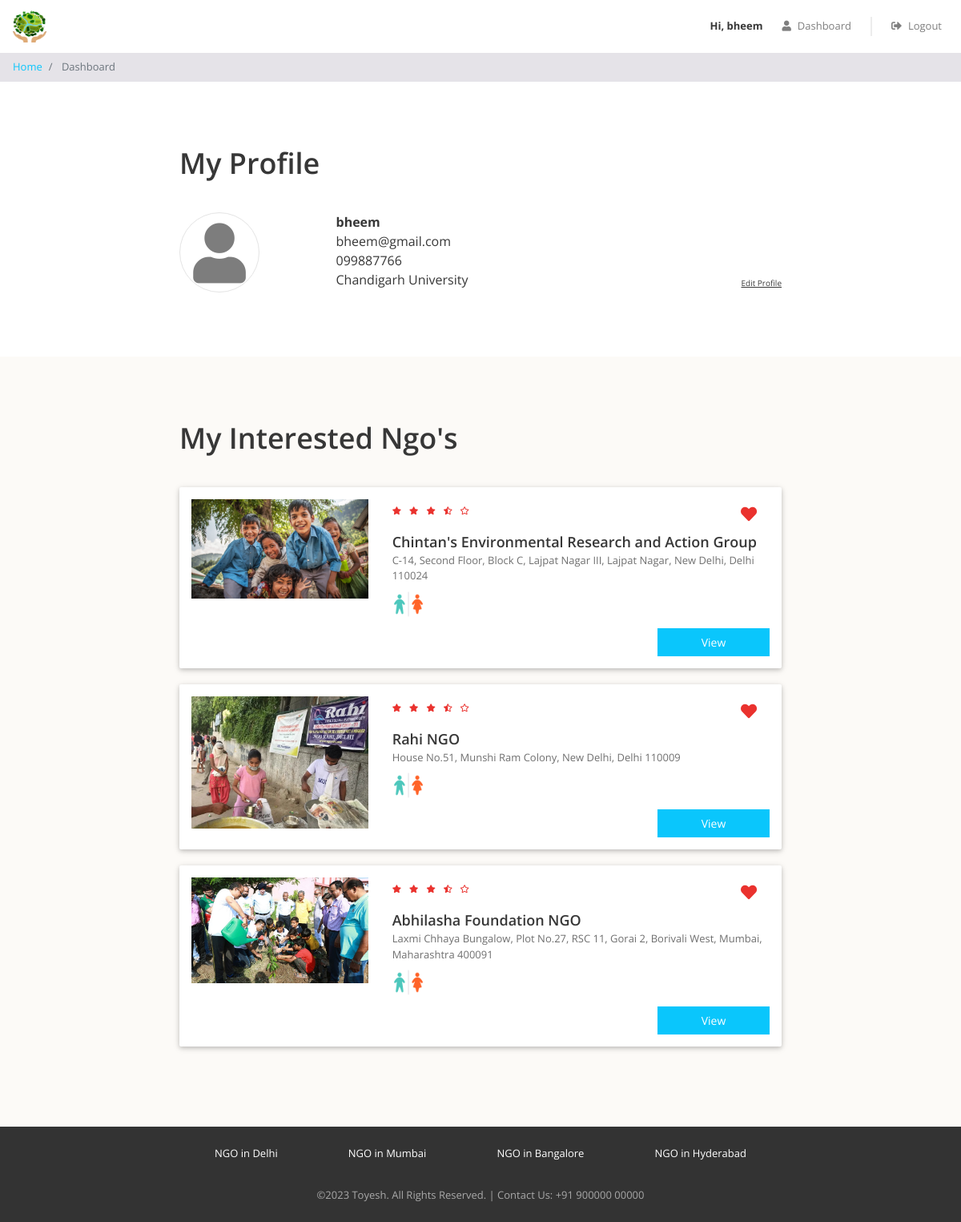
Page /dashboard.php (signed in) on the committed database.
### tables this page shows
CREATE TABLE users (
  id INT NOT NULL AUTO_INCREMENT,
  email VARCHAR(100) NOT NULL,
  password VARCHAR(100) NOT NULL,
  full_name VARCHAR(100) NOT NULL,
  phone VARCHAR(20) NOT NULL,
  gender ENUM('male', 'female') NOT NULL,
  residence VARCHAR(100) NOT NULL,
  PRIMARY KEY(id)
);

CREATE TABLE interested_users_properties (
  id INT NOT NULL AUTO_INCREMENT,
  user_id INT NOT NULL,
  property_id INT NOT NULL,
  PRIMARY KEY(id),
  FOREIGN KEY(user_id) REFERENCES users(id),
  FOREIGN KEY(property_id) REFERENCES properties(id)
);

CREATE TABLE properties (
  id INT NOT NULL AUTO_INCREMENT,
  city_id INT NOT NULL,
  name VARCHAR(100) NOT NULL,
  address VARCHAR(255) NOT NULL,
  description LONGTEXT NOT NULL,
  gender ENUM('male', 'female', 'unisex') NOT NULL,
  PRIMARY KEY(id),
  FOREIGN KEY(city_id) REFERENCES cities(id)
);

### dashboard.php (the view, shortened to what this page needs)
<?php
require "includes/database_connect.php";
$user_id = $_SESSION['user_id'];
$sql_1 = "SELECT * FROM users WHERE id = $user_id";
$result_1 = mysqli_query($conn, $sql_1);
$user = mysqli_fetch_assoc($result_1);
$sql_2 = "SELECT *
            FROM interested_users_properties iup
            INNER JOIN properties p ON iup.property_id = p.id
            WHERE iup.user_id = $user_id";
$result_2 = mysqli_query($conn, $sql_2);
$interested_properties = mysqli_fetch_all($result_2, MYSQLI_ASSOC);
?>
<!DOCTYPE html>
<html lang="en">
<head>
    <?php
    include "includes/head_links.php";
    ?>
    <link href="css/dashboard.css" rel="stylesheet" />
</head>
<body>
    <?php
    include "includes/header.php";
    ?>
    <nav aria-label="breadcrumb">
        <ol class="breadcrumb py-2">
            <li class="breadcrumb-item">
                <a href="index.php">Home</a>
            </li>
            <li class="breadcrumb-item active" aria-current="page">
                Dashboard
            </li>
        </ol>
    </nav>
    <div class="my-profile page-container">
        <h1>My Profile</h1>
        <div class="row">
            <div class="col-md-3 profile-img-container">
                <i class="fas fa-user profile-img"></i>
            </div>
            <div class="col-md-9">
                <div class="row no-gutters justify-content-between align-items-end">
                    <div class="profile">
                        <div class="name"><?= $user['full_name'] ?></div>
                        <div class="email"><?= $user['email'] ?></div>
                        <div class="phone"><?= $user['phone'] ?></div>
                        <div class="residence"><?= $user['residence'] ?></div>
                    </div>
                    <div class="edit">
                        <div class="edit-profile">Edit Profile</div>
                    </div>
                </div>
            </div>
        </div>
    </div>
    <?php
    if (count($interested_properties) > 0) {
    ?>
        <div class="my-interested-properties">
            <div class="page-container">
                <h1>My Interested Ngo's</h1>
                <?php
                foreach ($interested_properties as $property) {
                    $property_images = glob("img/properties/" . $property['id'] . "/*");
                ?>
                    <div class="property-card property-id-<?= $property['id'] ?> row">
                        <div class="image-container col-md-4">
                            <img src="<?= $property_images[0] ?>" />
                        </div>
                        <div class="content-container col-md-8">
                            <div class="row no-gutters justify-content-between">
                                <div class="star-container">
                                            <i class="fas fa-star"></i>
                                            <i class="fas fa-star"></i>
                                            <i class="fas fa-star"></i>
                                            <i class="fas fa-star-half-alt"></i>
                                            <i class="far fa-star"></i>
                                </div>
                                <div class="interested-container">
                                    <i class="is-interested-image fas fa-heart" property_id="<?= $property['id'] ?>"></i>
                                </div>
                            </div>
                            <div class="detail-container">
                                <div class="property-name"><?= $property['name'] ?></div>
                                <div class="property-address"><?= $property['address'] ?></div>
                                <div class="property-gender">
                                    <?php
                                    if ($property['gender'] == "male") {
                                    ?>
                                        <img src="img/male.png">
                                    <?php
                                    } elseif ($property['gender'] == "female") {
                                    ?>
                                        <img src="img/female.png">
                                    <?php
                                    } else {
                                    ?>
                                        <img src="img/unisex.png">
                                    <?php
                                    }
                                    ?>
                                </div>
                            </div>
                            <div class="row no-gutters">
                                <div class="rent-container col-6">
                                </div>
                                <div class="button-container col-6">
                                    <a href="property_detail.php?property_id=<?= $property['id'] ?>" class="btn btn-primary">View</a>
                                </div>
                            </div>
                        </div>
                    </div>
                <?php
                }
                ?>
            </div>
        </div>
    <?php
    }
    ?>
    <?php
    include "includes/footer.php";
    ?>
</body>
</html>

### css/common.css (style rules this page uses)
* { box-sizing: border-box; font-family: 'Open Sans', sans-serif; }
body { color: #373737; font-size: 16px; position: relative; }
a { color: #0AC6FC; text-decoration: none; background-color: transparent; }
h1, h2, h3, h4, h5, h6 { font-weight: 600; }
h1 { font-size: 36px; margin-bottom: 40px; }
.btn-primary { color: white; background-color: #0AC6FC; border-color: #0AC6FC; }
.breadcrumb { background-color: #e5e3e8; font-size: 13px; border-radius: 0px; margin-bottom: 0px; }
.page-container { max-width: 800px; padding: 80px 24px; margin: auto; }

### css/dashboard.css (style rules this page uses)
.profile-img { color: #7d7d7d; font-size: 75px; text-align: center; border: 1px solid #e4e4e4; border-radius: 50%; height: 100px; width: 100px; line-height: 100px; }
.profile .name { font-weight: bold; }
.edit-profile { font-size: 10px; text-decoration: underline; cursor: pointer; }
.my-interested-properties { background-color: #fcfaf7; }
.property-card { background-color: #ffffff; border-radius: 2px; padding: 15px 0px; margin: 20px auto; box-shadow: 0 2px 5px 0 rgba(0, 0, 0, 0.16), 0 2px 10px 0 rgba(0, 0, 0, 0.12); }
.image-container { text-align: center; }
.image-container img { width: 100%; max-width: 300px; }
.star-container i { color: #EA322E; font-size: 10px; margin-right: 6px; }
.interested-container { text-align: center; padding: 8px 16px; }
.interested-container i { color: #EA322E; font-size: 20px; cursor: pointer; }
.detail-container { padding-bottom: 10px; }
.property-name { font-size: 18px; font-weight: 600; }
.property-address { color: #6f6f6f; font-size: 13px; padding-bottom: 5px; }
.property-gender img { width: 40px; }
.rent-container { display: flex; align-items: center; }
.button-container .btn { font-size: 14px; border-radius: 0px; width: 140px; float: right; }

### rows in the picture
users: full_name "bheem", email "bheem@gmail.com", phone "099887766", residence "Chandigarh University"
interested_users_properties: shows a picture, property.name "Chintan's Environmental Research and Action Group", property.address "C-14, Second Floor, Block C, Lajpat Nagar III, Lajpat Nagar, New Delhi, Delhi 110024"
interested_users_properties: shows a picture, property.name "Rahi NGO", property.address "House No.51, Munshi Ram Colony, New Delhi, Delhi 110009"
interested_users_properties: shows a picture, property.name "Abhilasha Foundation NGO", property.address "Laxmi Chhaya Bungalow, Plot No.27, RSC 11, Gorai 2, Borivali West, Mumbai, Maharashtra 400091"

### other values in the picture
$_SESSION["full_name"] "bheem"
